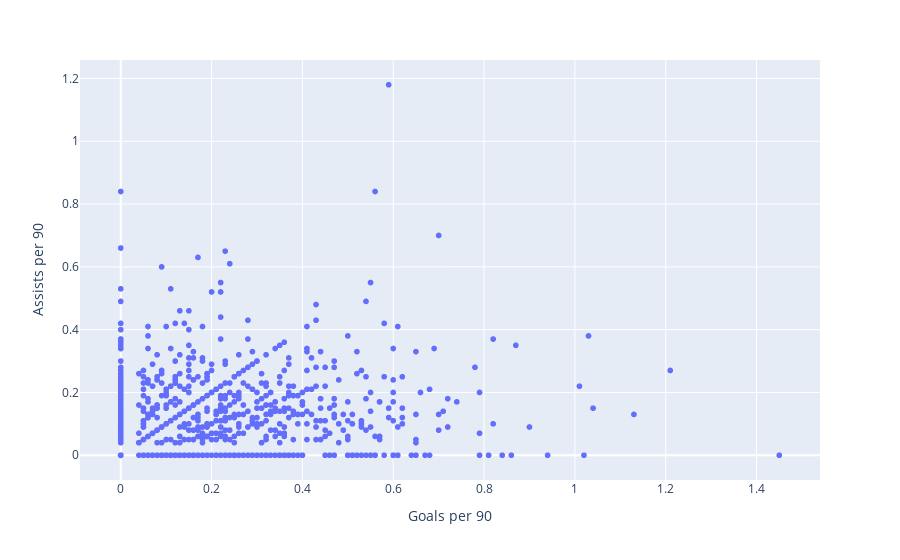

Here is the notebook cell this chart was saved with:
### Code cell
px.scatter(striker_dataframe, x='Goals per 90', y='Assists per 90', hover_data=['Player'])

### Figure 1 — Plotly figure (JSON) as saved in the notebook; plotly's stock layout.template omitted (floating-point values rounded to 4 significant figures; data arrays with more than 128 entries replaced by an {"elided": "..."} marker saying what was removed)
{"data": [{"customdata": {"elided": "1060x1 str values"}, "hovertemplate": "Goals per 90=%{x}<br>Assists per 90=%{y}<br>Player=%{customdata[0]}<extra></extra>", "legendgroup": "", "marker": {"color": "#636efa", "symbol": "circle"}, "mode": "markers", "name": "", "showlegend": false, "type": "scattergl", "x": {"elided": "1060 float values"}, "xaxis": "x", "y": {"elided": "1060 float values"}, "yaxis": "y"}], "layout": {"legend": {"tracegroupgap": 0}, "margin": {"t": 60}, "xaxis": {"anchor": "y", "domain": [0, 1], "title": {"text": "Goals per 90"}}, "yaxis": {"anchor": "x", "domain": [0, 1], "title": {"text": "Assists per 90"}}}}
